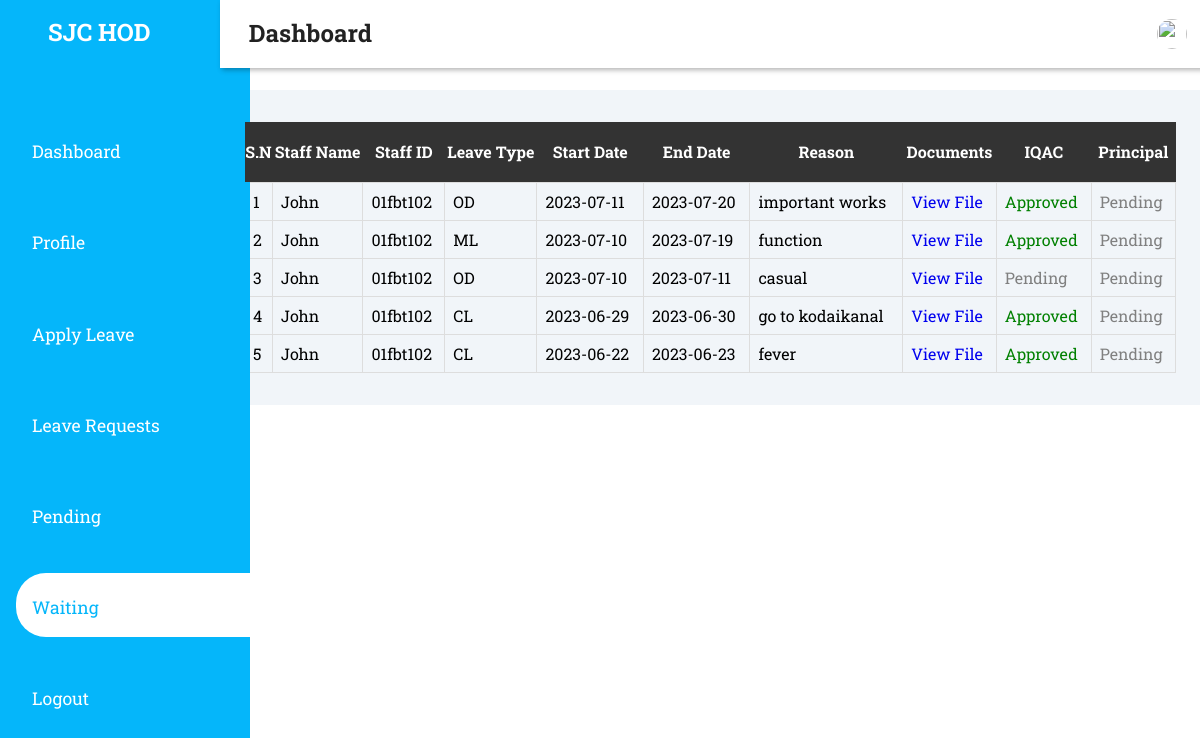
The page /HODs/WaitingForms.php (signed in) on the database as committed earlier.
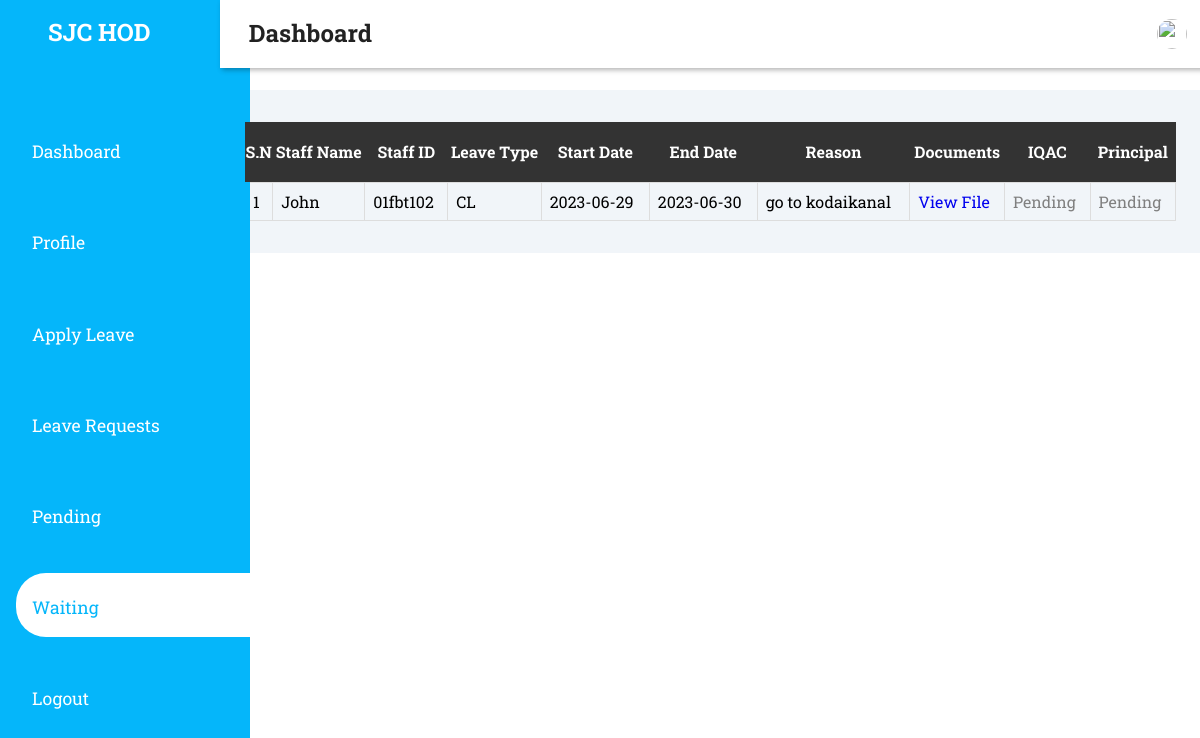
The same page on the database as committed later.
### tables this page shows
CREATE TABLE `faculty1` (
  `application_id` int(11) NOT NULL,
  `name` varchar(30) NOT NULL,
  `id` varchar(30) NOT NULL,
  `department` varchar(30) NOT NULL,
  `LType` varchar(30) NOT NULL,
  `shift` int(1) NOT NULL,
  `start` date NOT NULL,
  `end` date NOT NULL,
  `ndays` int(30) NOT NULL,
  `reason` varchar(50) NOT NULL,
  `hod` int(10) NOT NULL DEFAULT 3,
  `H_feedback` varchar(100) NOT NULL,
  `aqict` int(10) NOT NULL DEFAULT 3,
  `IC_Feedback` varchar(100) NOT NULL,
  `principal` int(10) NOT NULL DEFAULT 3,
  `Pn_feedback` varchar(100) NOT NULL,
  `file` varchar(255) NOT NULL,
  `next_form` int(11) NOT NULL DEFAULT 3,
  `RegDate` timestamp NOT NULL DEFAULT current_timestamp()
);

### HODs/WaitingForms.php (the view, shortened to what this page needs)
<?php
if ($_SESSION['s_id'] && $_SESSION['position'] == 'hod') {
?>
    <!DOCTYPE html>
    <html>
    <head>
        <link rel="stylesheet" href="WaitingForms.css">
        <link rel="stylesheet" type="text/css" href="Hodsidebar.css">
    </head>
    <body>
        <?php include 'Hodsidebar.php' ?>
        <div class="main-content">
            <?php include 'header.php' ?>
            <main>
                <?php
                include("..//database/Databasedemo.php");
                $id = $_SESSION['s_id'];
                $sql = "SELECT department FROM faculty_details where s_id='$id'";
                $result = $conn->query($sql);
                $row = $result->fetch_assoc();
                $value = $row['department'];
                $sql = "SELECT * FROM faculty1 WHERE department='$value' and hod=1 and (aqict =3 or principal=3) ORDER BY application_id DESC";
                $result = mysqli_query($conn, $sql);
                if (mysqli_num_rows($result) > 0) {
                $html = '<div class="table-responsive">';
                $html .= '<table class="table table-striped table-bordered">';
                $html .= '<thead class="thead-dark">';
                $html .= '<tr>';
                $html .= '<th>S.N</th>';
                $html .= '<th>Staff Name</th>';
                $html .= '<th>Staff ID</th>';
                $html .= '<th>Leave Type</th>';
                $html .= '<th>Start Date</th>';
                $html .= '<th>End Date</th>';
                $html .= '<th>Reason</th>';
                $html .= '<th>Documents</th>';
                $html .= '<th>IQAC</th>';
                $html .= '<th>Principal</th>';
                $html .= '</tr>';
                $html .= '</thead>';
                $html .= '<tbody>';
                $serialNumber = 1;
                function getStatusString($input)
                {
                    if ($input == 1) {
                        return '<span class="status-approved">Approved</span>';
                    } elseif ($input == 0) {
                        return '<span class="status-rejected">Rejected</span>';
                    } else {
                        return '<span class="status-pending">Pending</span>';
                    }
                }
                while ($row = mysqli_fetch_assoc($result)) {
                    $html .= '<tr id="row_' . $row['application_id'] . '">';
                    $html .= '<td>' . $serialNumber . '</td>';
                    $html .= '<td>' . $row['name'] . '</td>';
                    $html .= '<td>' . $row['id'] . '</td>';
                    $html .= '<td>' . $row['LType'] . '</td>';
                    $html .= '<td>' . $row['start'] . '</td>';
                    $html .= '<td>' . $row['end'] . '</td>';
                    $html .= '<td>' . $row['reason'] . '</td>';
                    $html .= '<td>';
                    if (!empty($row['file'])) {
                        $html .= '<a href="' . $row['file'] . '" target="_blank">View File</a>';
                    } else {
                        $html .= 'No File Available';
                    }
                    $html .= '</td>';
                    $html .= '<td>';
                    $html .= getStatusString($row['aqict']);
                    $html .= '</td>';
                    $html .= '<td>';
                    $html .= getStatusString($row['principal']);
                    $html .= '</td>';
                    $html .= '</tr>';
                    $serialNumber++;
                }
                $html .= '</tbody>';
                $html .= '</table>';
                $html .= '</div>';
                echo $html;
            }
            else {
                echo '<div class="no-forms-message">';
                echo '<span class="icon">&#128712;</span>';
                echo '<p>No forms are waiting.</p>';
                echo '</div>';
            }
                ?>
            </main>
        </div>
    </body>
    </html>
<?php
} else {
    header("location:../Login/home.php");
}
?>

Rows that differ between the two databases and show on the page:
no longer on this page (row edited): faculty1: name "John", id "01fbt102", LType "OD", start "2023-07-11", end "2023-07-20", reason "important works", aqict "Approved", principal "Pending"
no longer on this page (row edited): faculty1: name "John", id "01fbt102", LType "ML", start "2023-07-10", end "2023-07-19", reason "function", aqict "Approved", principal "Pending"
no longer on this page (row edited): faculty1: name "John", id "01fbt102", LType "OD", start "2023-07-10", end "2023-07-11", reason "casual", aqict "Pending Pending"
no longer on this page (row edited): faculty1: name "John", id "01fbt102", LType "CL", start "2023-06-22", end "2023-06-23", reason "fever", aqict "Approved", principal "Pending"
changed faculty1 "John": aqict "Pending Approved" → "Pending Pending"
